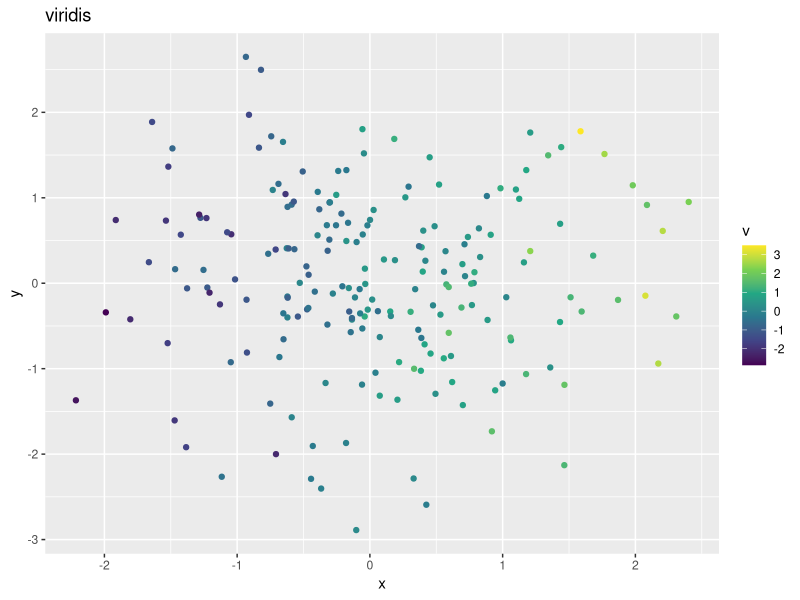
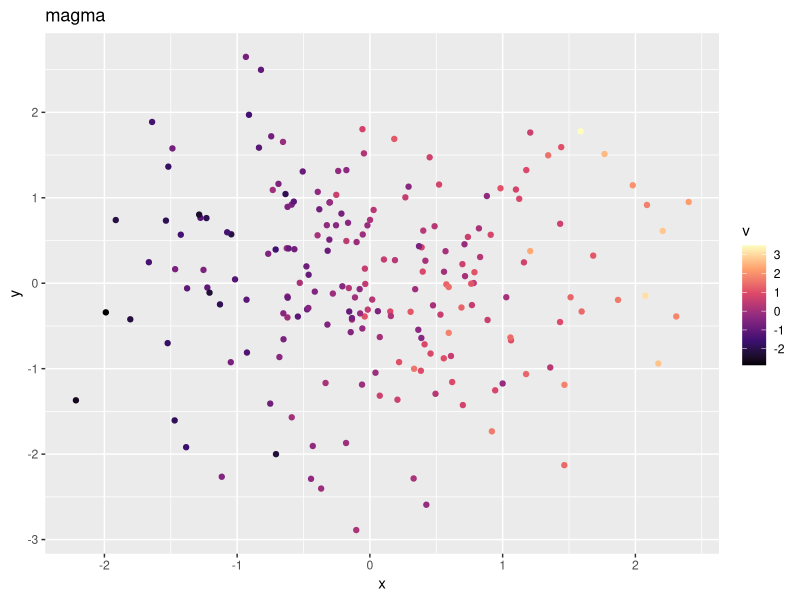
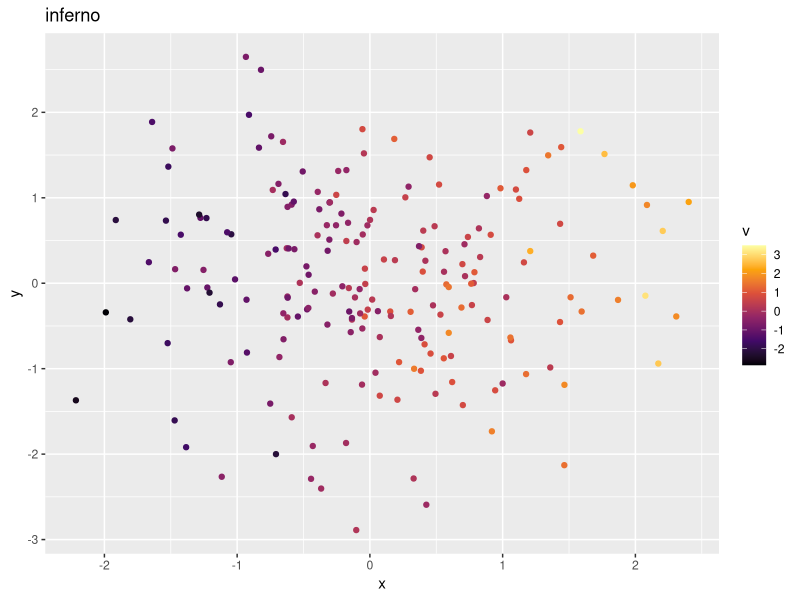
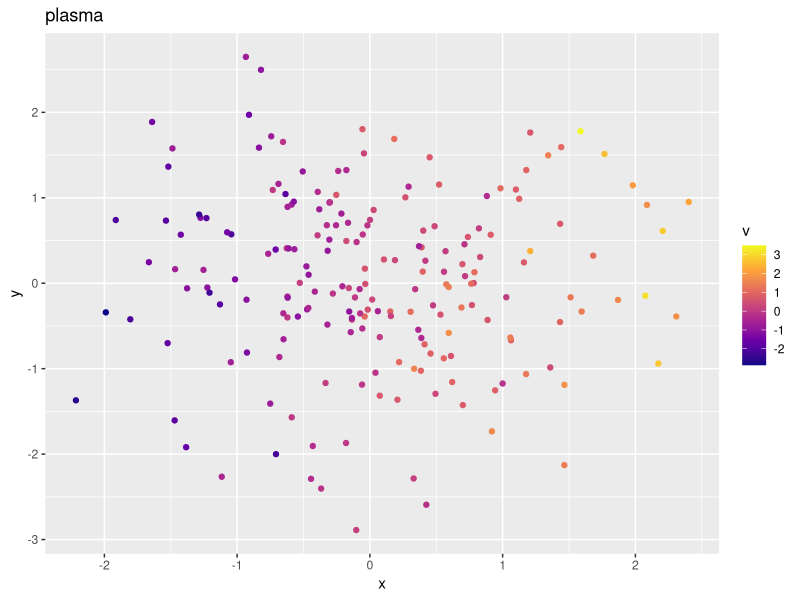
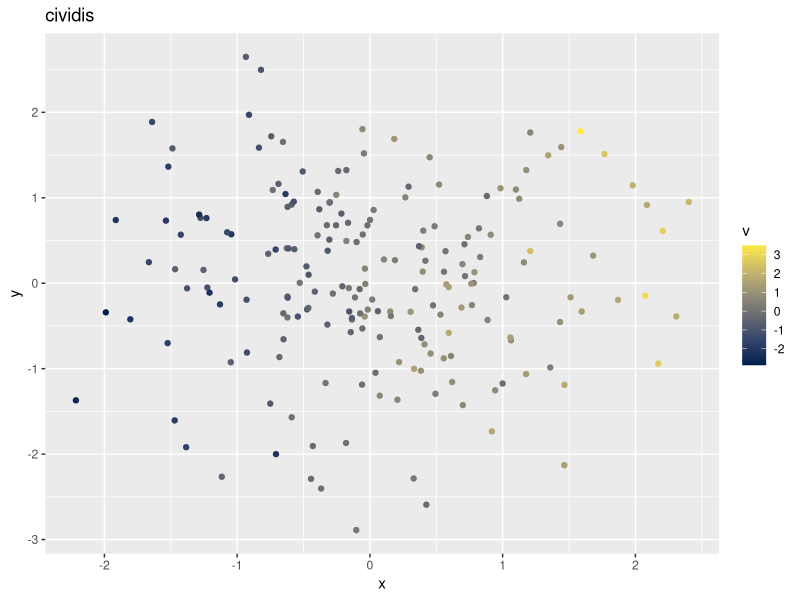
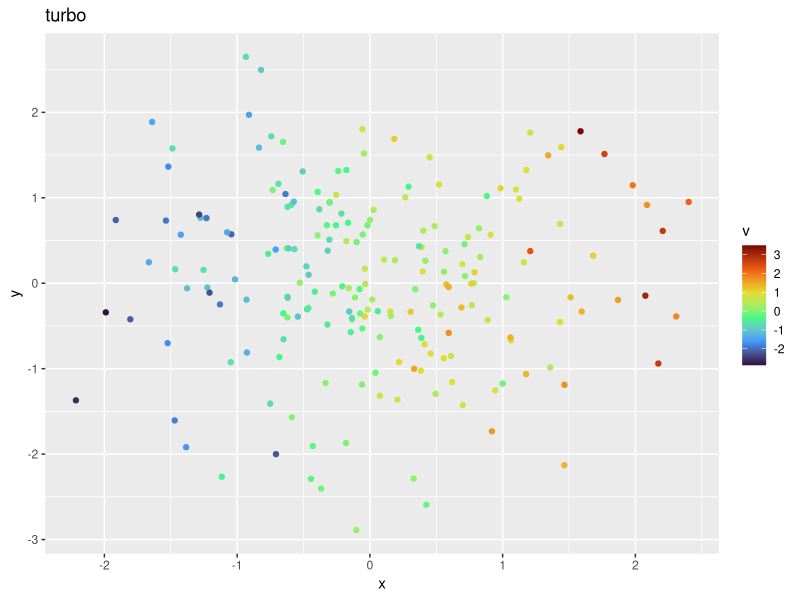
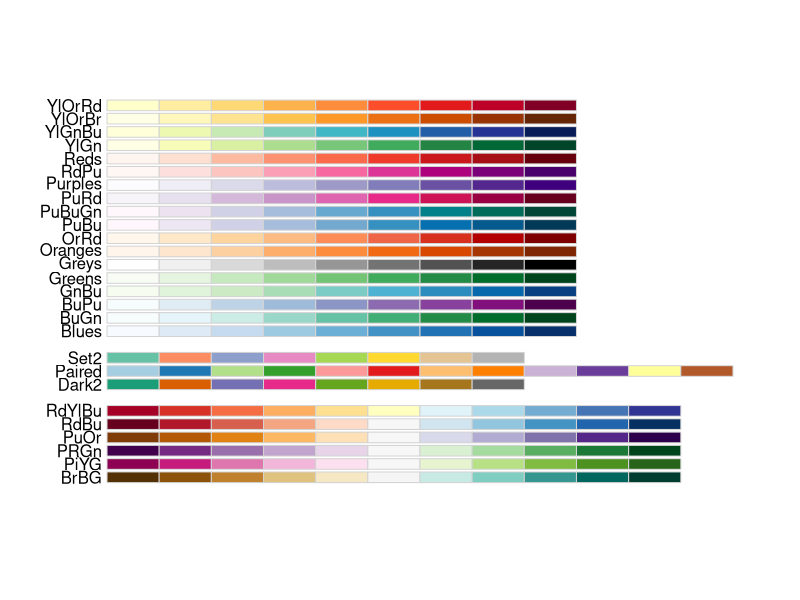
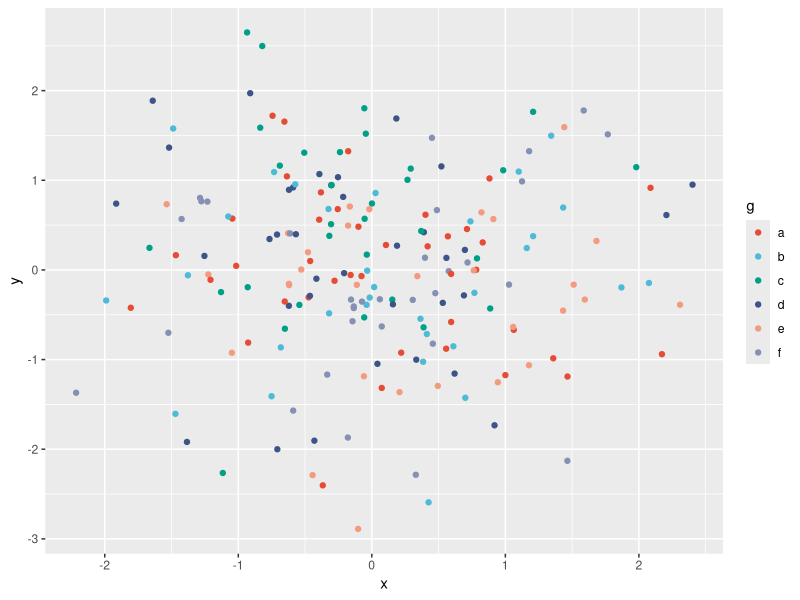

Recreate these plots in R, in order.
# Remaining SKILL.md R blocks, run with SYNTHETIC data, asserting content
suppressMessages({library(ggplot2);library(viridis);library(RColorBrewer);library(ggsci);library(circlize);library(scales);library(colorspace)})
set.seed(1); d <- data.frame(x=rnorm(200), y=rnorm(200)); d$v <- d$x + rnorm(200,0,.5); d$g <- factor(sample(letters[1:6],200,TRUE))
png("../figs/i7_blocks_%02d.png", 700, 500, res=100)
for (o in c('viridis','magma','inferno','plasma','cividis','turbo')) {
  p <- ggplot(d, aes(x,y,color=v)) + geom_point() + scale_color_viridis_c(option=o) + ggtitle(o); print(p)
  b <- ggplot_build(p)$data[[1]]; cat(o, "n colours drawn:", length(unique(b$colour)), " lowest-value point colour:", b$colour[which.min(d$v)], " highest:", b$colour[which.max(d$v)], "\n")
}
cat("\nBrewer blocks:\n")
for (a in list(list(8,'Dark2'),list(9,'YlOrRd'),list(11,'RdBu'))) { r <- brewer.pal(n=a[[1]], name=a[[2]]); cat(a[[2]], length(r), ifelse(length(r)==a[[1]],"OK","LEN MISMATCH"), r[1], "\n") }
display.brewer.all(colorblindFriendly = TRUE); cat("display.brewer.all(colorblindFriendly=TRUE) drew\n")
r <- try(brewer.pal(n=9,name='Set3')); cat("Set3 n=9 fine; max 12:", brewer.pal.info["Set3","maxcolors"], "\n")
cat("\nggsci scales:\n")
for (f in c(scale_color_npg, scale_color_aaas, scale_color_lancet, scale_color_jama, scale_color_jco, scale_color_nejm)) { p <- ggplot(d, aes(x,y,color=g)) + geom_point() + f(); print(p); cat(length(unique(ggplot_build(p)$data[[1]]$colour)), "colours for 6 groups; ") }
cat("\n\nCustom construction:\n")
my_palette <- c('Control'='#0072B2','Treatment'='#D55E00','Vehicle'='#009E73')
x <- colorRampPalette(c('#0072B2','white','#D55E00'))(100); cat("colorRampPalette len", length(x), " mid pair:", x[50], x[51], " ends:", x[1], x[100], "\n")
cat("Odd-N centre check: colorRampPalette(...)(101)[51] =", colorRampPalette(c('#0072B2','white','#D55E00'))(101)[51], "\n")
col_fun <- colorRamp2(c(-2,0,2), c('#0072B2','white','#D55E00')); cat("colorRamp2 at -2,0,2:", col_fun(c(-2,0,2)), "\n")
cat("lightgrey midpoint failure-mode example EEEEEE distance from white (L* diff):", round(100 - coords(as(hex2RGB("#EEEEEE"),"LAB"))[,"L"],1), "\n")
dev.off()
